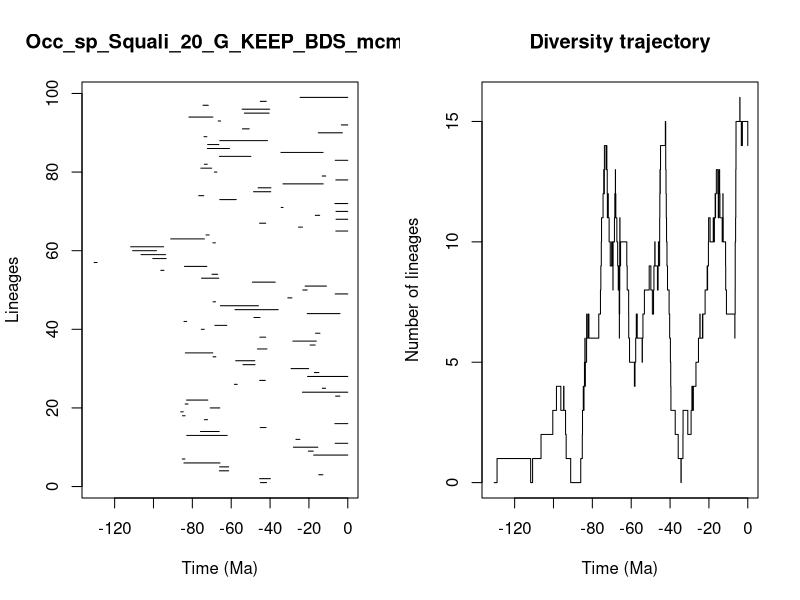

R code for this plot:


pdf(file='../Results/Species/5_MA_bins_EP/pyrate_mcmc_logs/Occ_sp_Squali_20_G_KEEP_BDS_mcmc_LTT.pdf',width=0.6*20, height=0.6*10)
title = "Occ_sp_Squali_20_G_KEEP_BDS_mcmc"
ts=c(44.90926287528935, 45.37366048611699,14.945924915198471,66.10044263842661,65.95350906382328,84.35281575374017,85.17387289007918,17.54599474515334,20.257942764395633,28.00725849247432,6.493469410107588,26.67444651215492,82.88218434913061,75.82367404821362,45.076325194280265,6.650247507935736,73.81751501190884,85.07008798679728,85.96886705815169,70.7844028793806,83.68571257182406,82.96853981707011,6.264716082824273,23.316358318054696,13.142190907625467,58.35553860299611,45.34914253492902,20.684951619858804,17.180459222358788,29.17360839952708,53.96129934927404,57.6894357410732,69.34646005385153,83.59850386717333,46.49252627999225,19.40223652010144,28.261360055959376,45.26790712579131,16.58970074393368,75.3919486120902,68.42390404384886,84.29493886645578,48.29754554844619,20.857513739914097,58.045193948812454,65.55422150046537,69.31413092936883,30.870853083189342,6.465828502752612,23.135092122800835,21.960365225189065,49.114027137897025,75.26732800848458,69.87053244264845,96.21831724320371,84.05957121581513,130.53253565302322,100.35589755675437,106.41363638936156,110.7535355774246,111.74828870181327,69.40505813682388,91.1502567836079,72.96069114523932,6.155679750428824,25.376955565884746,45.39890617814348,6.047199634268327,16.6992925124437,6.06881213675994,34.263835692171035,6.619097171986663,65.89757473352613,76.69677467747938,48.50303501740987,46.14701903571155,33.369279529609585,6.162722247804919,13.173464417820371,68.62658327266927,75.62629986017305,73.84715032056086,6.463480078407901,66.07164653812715,34.39453436966208,72.26800495821372,72.14277992372287,65.89587313452961,74.01544027976274,15.188596224443097,54.23916019703696,3.323526228039455,66.66476445941385,81.76286327240722,53.20856446821232,54.37491197821431,74.48643590646128,45.038350921484444,24.531065729685626)
te=c(41.81403519486829, 39.82544856000939,12.81520725997511,61.310654086539124,61.2749799311107,65.76871509830222,83.84038525738438,0.0,17.771474772248393,15.418504821948767,0.0,24.661479600807144,62.06479752716522,66.17020573303896,42.08318935507321,0.0,72.1823667552994,83.71072580348803,84.6630204611527,65.86498222179101,82.23041528802712,72.04978715553028,4.100310057901998,0.0,11.422790373151505,56.90172605334256,42.42877595021495,0.0,14.846351463863071,20.151613179329775,47.7224216826541,47.859922882519264,67.91560962182253,69.46266808942609,41.583082512901996,16.786904676317633,16.18569755631871,42.24222381909215,14.333439907322152,73.85677950742256,62.27419893643799,82.93942786592801,45.18269068114102,4.013237184851432,35.81157128732261,45.976281230414656,68.0841717170663,28.75385960890749,0.0,20.907276729011326,10.980985214724411,37.3429775006637,66.3987572007353,66.95840030142615,94.61986228855973,72.52777503674167,129.04329670454334,93.47552511514354,93.79070325532184,98.47242953214365,94.78738205313952,68.14435185153451,73.7950775052694,71.367613784938,0.0,23.321273877571034,42.23564876424938,0.0,14.479102281905863,0.0,33.30937832569496,0.0,57.37789846203186,74.12935287766103,39.658334664827734,39.55768187976347,12.651367725129303,0.0,11.36091619005397,67.38330039251034,70.06023892955456,72.33649532725593,0.0,49.88672275170434,12.723870464647453,60.86059275771192,66.37471811985174,41.31705779822938,72.52750186274541,2.7822426967020606,50.7399968961746,0.0,65.47714244207262,69.44650524808743,40.4917416102813,40.20686846632462,71.78982577287543,41.94809620745925,0.0)
div_traj=c(0, 1,0,1,2,3,4,3,4,3,2,1,0,1,2,3,4,3,4,5,6,5,4,5,6,7,6,7,6,7,8,9,10,11,12,13,12,13,12,13,14,13,14,13,12,11,12,11,12,11,10,9,10,9,10,9,8,9,10,11,12,13,12,11,10,9,8,9,8,7,6,7,8,9,10,11,10,9,10,9,8,7,6,5,4,5,6,7,6,5,6,7,8,9,8,7,8,9,10,9,8,9,10,9,10,11,12,13,12,13,14,15,14,13,12,11,10,9,8,7,6,5,4,3,2,1,0,1,2,3,2,3,4,3,4,5,6,7,6,7,6,7,8,9,8,9,10,11,10,11,10,11,12,11,12,13,12,11,12,13,12,11,10,11,12,11,10,9,8,7,6,7,8,9,10,11,12,13,14,15,16,15,14,15,14)
time_events=c(130.53253565302322, 129.04329670454334,111.74828870181327,110.7535355774246,106.41363638936156,100.35589755675437,98.47242953214365,96.21831724320371,94.78738205313952,94.61986228855973,93.79070325532184,93.47552511514354,91.1502567836079,85.96886705815169,85.17387289007918,85.07008798679728,84.6630204611527,84.35281575374017,84.29493886645578,84.05957121581513,83.84038525738438,83.71072580348803,83.68571257182406,83.59850386717333,82.96853981707011,82.93942786592801,82.88218434913061,82.23041528802712,81.76286327240722,76.69677467747938,75.82367404821362,75.62629986017305,75.3919486120902,75.26732800848458,74.48643590646128,74.12935287766103,74.01544027976274,73.85677950742256,73.84715032056086,73.81751501190884,73.7950775052694,72.96069114523932,72.52777503674167,72.52750186274541,72.33649532725593,72.26800495821372,72.1823667552994,72.14277992372287,72.04978715553028,71.78982577287543,71.367613784938,70.7844028793806,70.06023892955456,69.87053244264845,69.46266808942609,69.44650524808743,69.40505813682388,69.34646005385153,69.31413092936883,68.62658327266927,68.42390404384886,68.14435185153451,68.0841717170663,67.91560962182253,67.38330039251034,66.95840030142615,66.66476445941385,66.3987572007353,66.37471811985174,66.17020573303896,66.10044263842661,66.07164653812715,65.95350906382328,65.89757473352613,65.89587313452961,65.86498222179101,65.76871509830222,65.55422150046537,65.47714244207262,62.27419893643799,62.06479752716522,61.310654086539124,61.2749799311107,60.86059275771192,58.35553860299611,58.045193948812454,57.6894357410732,57.37789846203186,56.90172605334256,54.37491197821431,54.23916019703696,53.96129934927404,53.20856446821232,50.7399968961746,49.88672275170434,49.114027137897025,48.50303501740987,48.29754554844619,47.859922882519264,47.7224216826541,46.49252627999225,46.14701903571155,45.976281230414656,45.39890617814348,45.37366048611699,45.34914253492902,45.26790712579131,45.18269068114102,45.076325194280265,45.038350921484444,44.90926287528935,42.42877595021495,42.24222381909215,42.23564876424938,42.08318935507321,41.94809620745925,41.81403519486829,41.583082512901996,41.31705779822938,40.4917416102813,40.20686846632462,39.82544856000939,39.658334664827734,39.55768187976347,37.3429775006637,35.81157128732261,34.39453436966208,34.263835692171035,33.369279529609585,33.30937832569496,30.870853083189342,29.17360839952708,28.75385960890749,28.261360055959376,28.00725849247432,26.67444651215492,25.376955565884746,24.661479600807144,24.531065729685626,23.321273877571034,23.316358318054696,23.135092122800835,21.960365225189065,20.907276729011326,20.857513739914097,20.684951619858804,20.257942764395633,20.151613179329775,19.40223652010144,17.771474772248393,17.54599474515334,17.180459222358788,16.786904676317633,16.6992925124437,16.58970074393368,16.18569755631871,15.418504821948767,15.188596224443097,14.945924915198471,14.846351463863071,14.479102281905863,14.333439907322152,13.173464417820371,13.142190907625467,12.81520725997511,12.723870464647453,12.651367725129303,11.422790373151505,11.36091619005397,10.980985214724411,6.650247507935736,6.619097171986663,6.493469410107588,6.465828502752612,6.463480078407901,6.264716082824273,6.162722247804919,6.155679750428824,6.06881213675994,6.047199634268327,4.100310057901998,4.013237184851432,3.323526228039455,2.7822426967020606,0.0)
                par(mfrow=c(1,2))
                L = length(ts)
                plot(ts, 1:L , xlim=c(-max(ts)-1,0), pch=20, type="n", main=title,xlab="Time (Ma)",ylab="Lineages")
                for (i in 1:L){segments(x0=-te[i],y0=i,x1=-ts[i],y1=i)}    
                t = -time_events
                plot(div_traj ~ t,type="s", main = "Diversity trajectory",xlab="Time (Ma)",ylab="Number of lineages",xlim=c(-max(ts)-1,0))
                abline(v=c(65,200,251,367,445),lty=2,col="gray")
                
